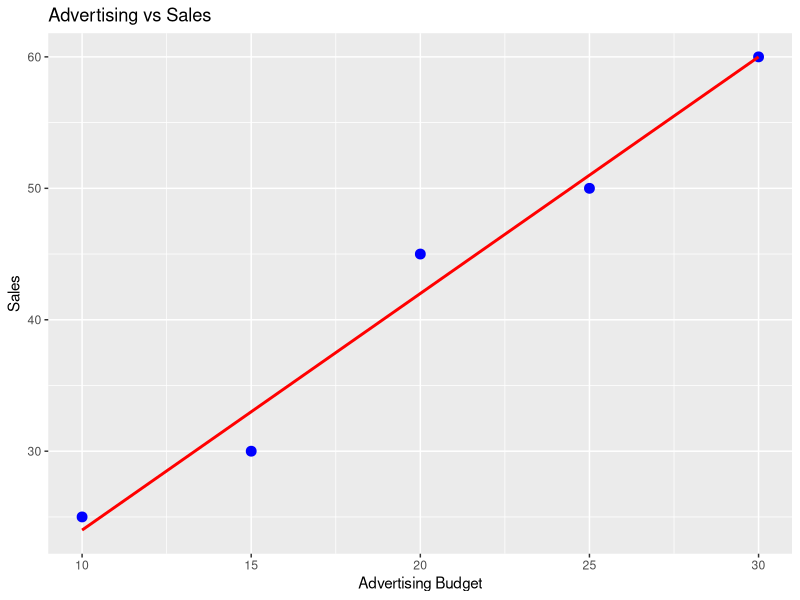
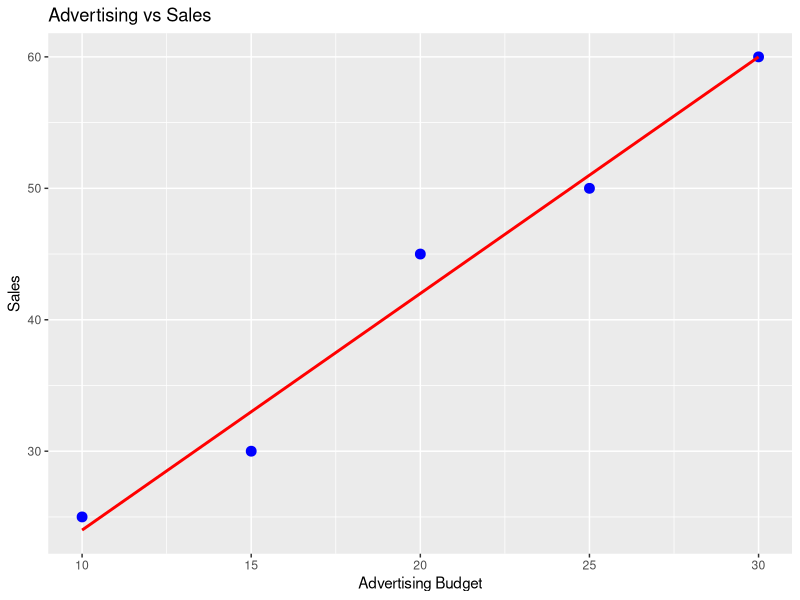

R code for these plots, in order:
library(ggplot2)

# Read sales csv file
data <- read.csv("sales.csv")

print("Here is a preview of the data: ")
print(head(data)) #shows top few rows



# Numeric datatype: advertising column
numeric_advertising <- data$Advertising
cat("\nAdvertising Values:\n")
print(numeric_advertising)


# Integer datatype: converts Sales to integers
integer_sales <- as.integer(data$Sales)
cat("\nSales Values in Integers:\n")
print(integer_sales)


# Character datatype: creates campaign labels
campaign_labels <- paste("Campaign", 1:nrow(data))
cat("\nCharacter Campaign Labels:\n")
print(campaign_labels)


# Logical datatype: checks which values are greater than or equal to 40
high_sales <- data$Sales >= 40
cat("\nLogical Values (Sales => 40): TRUE means sales met or exceeded 40\n")
for (i in 1:length(high_sales)) {
  cat(paste(campaign_labels[i], ":", high_sales[i], "\n"))
}


# List datatype: combines the campaign labels into a list
summary_list <- list(
  Advertising = numeric_advertising,
  Sales = integer_sales,
  HighSalesFlag = high_sales,
  Campaign = campaign_labels
)
cat("\nSummary:\n")
print(summary_list)


# Loop 1: prints message for eaach campaign based on sales
cat("\nSales Performance by Campaign:\n")
for (i in 1:nrow(data)) {
  message <- paste(campaign_labels[i], "had sales of", data$Sales[i], ".")
  if (high_sales[i]) {
    message <- paste(message, "This campaign performed well!")
  }
  else {
    message <- paste(message, "This campaign had low performance.")
  }
  print(message)
}

# Loop 2: categorizes each advertisement trial by performance
cat("\nSales Performance Category:\n")
for (i in 1:nrow(data)) {
  performance <- if (data$Sales[i] >= 55) {
    "Excellent"
  }
  else if (data$Sales[i] >= 40) {
    "Good"
  }
  else {
    "Poor"
  }
  print(paste(campaign_labels[i], "-Performance: ", performance))
}


# Count how many campaigns were successful
num_successful <- sum(high_sales)
cat("\nNumber of successful campaigns:\n")
print(num_successful)


# Create the linear regression model
model <- lm(Sales ~ Advertising, data = data)



# Print the model summary
cat("\nLinear Regression Model Summary:\n")
print(summary(model))

# Plot the data with regression line
plot <- ggplot(data, aes(x = Advertising, y = Sales)) +
  geom_point(color = "blue", size = 3) +
  geom_smooth(method = "lm", se = FALSE, color =  "red") +
  labs(title =  "Advertising vs Sales", 
  x = "Advertising Budget", 
  y = "Sales")


# Creates png of graph
ggsave("regression_plot.png", plot = plot, width = 6, height = 4)

# Display the plot
print(plot)